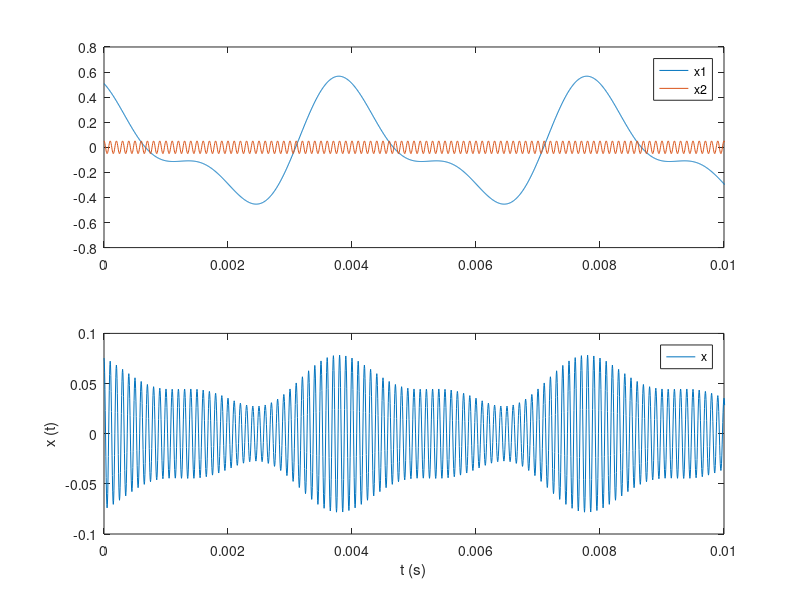

The MATLAB script that drew this image:
% 5. Application - Modulation AM
clear; close all; clc;

resolution = 5e-6;
t = 0:resolution:5;

x1 = 0.4*cos(2*pi*250*t)+0.2*cos(2*pi*500*t+1); % porteuse
x2 = 0.05*cos(2*pi*10000*t); % donnees

x = x2.*(x1+1);

%% Plot

axes(1) = subplot(211);
plot(t, x1)
hold on;
plot(t, x2)
legend('x1','x2');

axes(2) = subplot(212);
plot(t, x)
legend('x');
ylabel('x (t)');
xlabel('t (s)');

linkaxes(axes, 'x');
xlim([0 10e-3]);


% La courbe exterieure de x est similaire a celle de x1